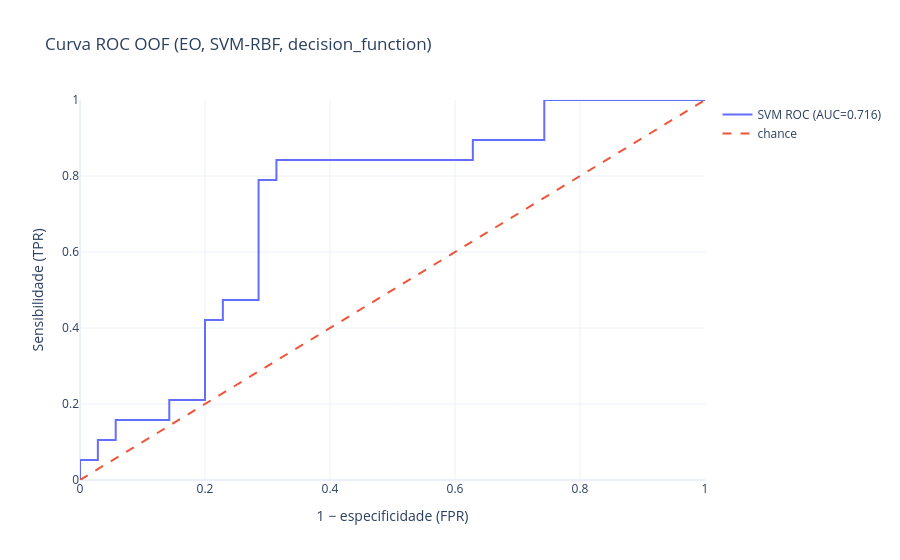
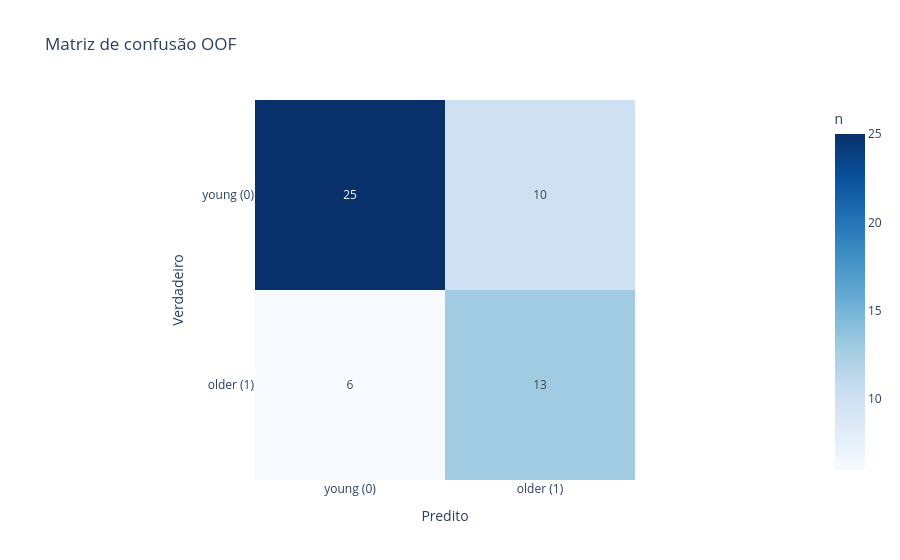

The notebook cell saved with these charts, in order:
### Code cell
fig_roc = go.Figure()
fig_roc.add_trace(
    go.Scatter(x=fpr, y=tpr, mode="lines", name=f"SVM ROC (AUC={auc:.3f})")
)
fig_roc.add_trace(
    go.Scatter(x=[0, 1], y=[0, 1], mode="lines", name="chance", line=dict(dash="dash"))
)
fig_roc.update_layout(
    title="Curva ROC OOF (EO, SVM-RBF, decision_function)",
    xaxis_title="1 − especificidade (FPR)",
    yaxis_title="Sensibilidade (TPR)",
    xaxis=dict(range=[0, 1]),
    yaxis=dict(range=[0, 1]),
    template="plotly_white",
    hovermode=False,
)
fig_roc.show(config={"displayModeBar": False})

fig_cm = px.imshow(
    cm,
    text_auto=True,
    color_continuous_scale="Blues",
    labels=dict(x="Predito", y="Verdadeiro", color="n"),
    x=["young (0)", "older (1)"],
    y=["young (0)", "older (1)"],
    title="Matriz de confusão OOF",
)
fig_cm.update_layout(template="plotly_white", hovermode=False)
fig_cm.show(config={"displayModeBar": False})

### Figure 1 — Plotly figure (JSON) as saved in the notebook; plotly's stock layout.template omitted (floating-point values rounded to 4 significant figures)
{"data": [{"mode": "lines", "name": "SVM ROC (AUC=0.716)", "type": "scatter", "x": [0.0, 0.0, 0.02857, 0.02857, 0.05714, 0.05714, 0.1429, 0.1429, 0.2, 0.2, 0.2286, 0.2286, 0.2857, 0.2857, 0.3143, 0.3143, 0.6286, 0.6286, 0.7429, 0.7429, 1.0], "y": [0.0, 0.05263, 0.05263, 0.1053, 0.1053, 0.1579, 0.1579, 0.2105, 0.2105, 0.4211, 0.4211, 0.4737, 0.4737, 0.7895, 0.7895, 0.8421, 0.8421, 0.8947, 0.8947, 1.0, 1.0]}, {"line": {"dash": "dash"}, "mode": "lines", "name": "chance", "type": "scatter", "x": [0, 1], "y": [0, 1]}], "layout": {"hovermode": false, "title": {"text": "Curva ROC OOF (EO, SVM-RBF, decision_function)"}, "xaxis": {"range": [0, 1], "title": {"text": "1 − especificidade (FPR)"}}, "yaxis": {"range": [0, 1], "title": {"text": "Sensibilidade (TPR)"}}}}

### Figure 2 — Plotly figure (JSON) as saved in the notebook; plotly's stock layout.template omitted (floating-point values rounded to 4 significant figures)
{"data": [{"coloraxis": "coloraxis", "hovertemplate": "Predito: %{x}<br>Verdadeiro: %{y}<br>n: %{z}<extra></extra>", "name": "0", "texttemplate": "%{z}", "type": "heatmap", "x": ["young (0)", "older (1)"], "xaxis": "x", "y": ["young (0)", "older (1)"], "yaxis": "y", "z": [[25, 10], [6, 13]]}], "layout": {"coloraxis": {"colorbar": {"title": {"text": "n"}}, "colorscale": [[0, "rgb(247,251,255)"], [0.125, "rgb(222,235,247)"], [0.25, "rgb(198,219,239)"], [0.375, "rgb(158,202,225)"], [0.5, "rgb(107,174,214)"], [0.625, "rgb(66,146,198)"], [0.75, "rgb(33,113,181)"], [0.875, "rgb(8,81,156)"], [1, "rgb(8,48,107)"]]}, "hovermode": false, "title": {"text": "Matriz de confusão OOF"}, "xaxis": {"anchor": "y", "constrain": "domain", "domain": [0, 1], "scaleanchor": "y", "title": {"text": "Predito"}}, "yaxis": {"anchor": "x", "autorange": "reversed", "constrain": "domain", "domain": [0, 1], "title": {"text": "Verdadeiro"}}}}
